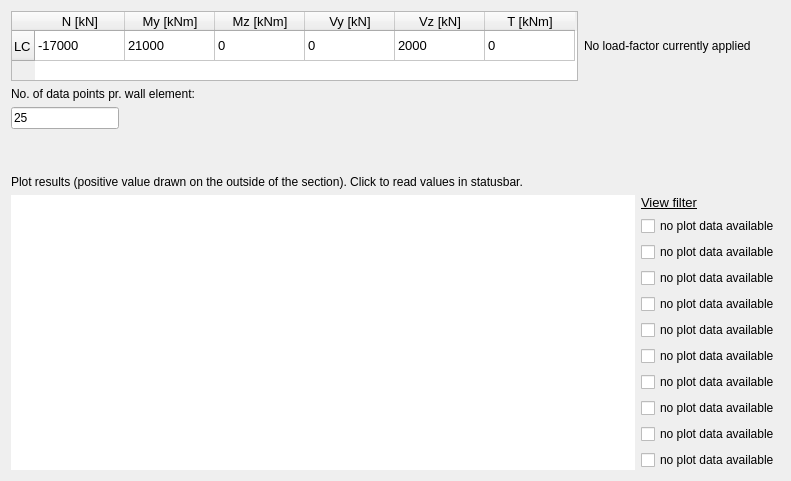
        <widget class="QWidget" name="tab_loading">
         <attribute name="title">
          <string>Loading &amp;&amp; Results</string>
         </attribute>
         <layout class="QVBoxLayout" name="verticalLayout_7">
          <item>
           <layout class="QVBoxLayout" name="verticalLayout_6">
            <item>
             <layout class="QHBoxLayout" name="horizontalLayout_2">
              <item>
               <widget class="QTableWidget" name="SectionForces_tableWidget">
                <property name="sizePolicy">
                 <sizepolicy hsizetype="Expanding" vsizetype="Fixed">
                  <horstretch>0</horstretch>
                  <verstretch>0</verstretch>
                 </sizepolicy>
                </property>
                <property name="font">
                 <font>
                  <pointsize>10</pointsize>
                 </font>
                </property>
                <property name="sizeAdjustPolicy">
                 <enum>QAbstractScrollArea::AdjustToContents</enum>
                </property>
                <attribute name="horizontalHeaderDefaultSectionSize">
                 <number>90</number>
                </attribute>
                <row>
                 <property name="text">
                  <string>LC</string>
                 </property>
                </row>
                <column>
                 <property name="text">
                  <string>N [kN]</string>
                 </property>
                </column>
                <column>
                 <property name="text">
                  <string>My [kNm]</string>
                 </property>
                </column>
                <column>
                 <property name="text">
                  <string>Mz [kNm]</string>
                 </property>
                </column>
                <column>
                 <property name="text">
                  <string>Vy [kN]</string>
                 </property>
                </column>
                <column>
                 <property name="text">
                  <string>Vz [kN]</string>
                 </property>
                </column>
                <column>
                 <property name="text">
                  <string>T [kNm]</string>
                 </property>
                </column>
                <item row="0" column="0">
                 <property name="text">
                  <string>-17000</string>
                 </property>
                </item>
                <item row="0" column="1">
                 <property name="text">
                  <string>21000</string>
                 </property>
                </item>
                <item row="0" column="2">
                 <property name="text">
                  <string>0</string>
                 </property>
                </item>
                <item row="0" column="3">
                 <property name="text">
                  <string>0</string>
                 </property>
                </item>
                <item row="0" column="4">
                 <property name="text">
                  <string>2000</string>
                 </property>
                </item>
                <item row="0" column="5">
                 <property name="text">
                  <string>0</string>
                 </property>
                </item>
               </widget>
              </item>
              <item>
               <widget class="QLabel" name="load_fac_label">
                <property name="font">
                 <font>
                  <pointsize>9</pointsize>
                 </font>
                </property>
                <property name="text">
                 <string>No load-factor currently applied</string>
                </property>
               </widget>
              </item>
              <item>
               <spacer name="horizontalSpacer_4">
                <property name="orientation">
                 <enum>Qt::Horizontal</enum>
                </property>
                <property name="sizeHint" stdset="0">
                 <size>
                  <width>40</width>
                  <height>20</height>
                 </size>
                </property>
               </spacer>
              </item>
             </layout>
            </item>
            <item>
             <widget class="QLabel" name="label_5">
              <property name="font">
               <font>
                <pointsize>9</pointsize>
               </font>
              </property>
              <property name="text">
               <string>No. of data points pr. wall element:</string>
              </property>
             </widget>
            </item>
            <item>
             <widget class="QLineEdit" name="lineEdit_wallNodeN">
              <property name="sizePolicy">
               <sizepolicy hsizetype="Fixed" vsizetype="Fixed">
                <horstretch>0</horstretch>
                <verstretch>0</verstretch>
               </sizepolicy>
              </property>
              <property name="font">
               <font>
                <pointsize>9</pointsize>
               </font>
              </property>
              <property name="text">
               <string>25</string>
              </property>
             </widget>
            </item>
            <item>
             <spacer name="verticalSpacer_2">
              <property name="orientation">
               <enum>Qt::Vertical</enum>
              </property>
              <property name="sizeType">
               <enum>QSizePolicy::Minimum</enum>
              </property>
              <property name="sizeHint" stdset="0">
               <size>
                <width>20</width>
                <height>40</height>
               </size>
              </property>
             </spacer>
            </item>
            <item>
             <widget class="QLabel" name="label_16">
              <property name="font">
               <font>
                <pointsize>9</pointsize>
               </font>
              </property>
              <property name="text">
               <string>Plot results (positive value drawn on the outside of the section). Click to read values in statusbar.</string>
              </property>
             </widget>
            </item>
            <item>
             <layout class="QHBoxLayout" name="horizontalLayout_4">
              <item>
               <widget class="MyResultView" name="graphicsViewResults">
                <property name="frameShape">
                 <enum>QFrame::NoFrame</enum>
                </property>
               </widget>
              </item>
              <item>
               <layout class="QVBoxLayout" name="vLayout_view_filter">
                <item>
                 <widget class="QLabel" name="label_25">
                  <property name="sizePolicy">
                   <sizepolicy hsizetype="Preferred" vsizetype="Fixed">
                    <horstretch>0</horstretch>
                    <verstretch>0</verstretch>
                   </sizepolicy>
                  </property>
                  <property name="text">
                   <string>&lt;html&gt;&lt;head/&gt;&lt;body&gt;&lt;p&gt;&lt;span style=&quot; font-size:10pt; text-decoration: underline;&quot;&gt;View filter&lt;/span&gt;&lt;/p&gt;&lt;/body&gt;&lt;/html&gt;</string>
                  </property>
                 </widget>
                </item>
                <item>
                 <widget class="QCheckBox" name="checkBox_plot1">
                  <property name="text">
                   <string>no plot data available</string>
                  </property>
                  <property name="checked">
                   <bool>false</bool>
                  </property>
                 </widget>
                </item>
                <item>
                 <widget class="QCheckBox" name="checkBox_plot2">
                  <property name="text">
                   <string>no plot data available</string>
                  </property>
                  <property name="checked">
                   <bool>false</bool>
                  </property>
                 </widget>
                </item>
                <item>
                 <widget class="QCheckBox" name="checkBox_plot3">
                  <property name="text">
                   <string>no plot data available</string>
                  </property>
                  <property name="checked">
                   <bool>false</bool>
                  </property>
                 </widget>
                </item>
                <item>
                 <widget class="QCheckBox" name="checkBox_plot4">
                  <property name="text">
                   <string>no plot data available</string>
                  </property>
                  <property name="checked">
                   <bool>false</bool>
                  </property>
                 </widget>
                </item>
                <item>
                 <widget class="QCheckBox" name="checkBox_plot5">
                  <property name="text">
                   <string>no plot data available</string>
                  </property>
                  <property name="checked">
                   <bool>false</bool>
                  </property>
                 </widget>
                </item>
                <item>
                 <widget class="QCheckBox" name="checkBox_plot6">
                  <property name="text">
                   <string>no plot data available</string>
                  </property>
                 </widget>
                </item>
                <item>
                 <widget class="QCheckBox" name="checkBox_plot7">
                  <property name="text">
                   <string>no plot data available</string>
                  </property>
                 </widget>
                </item>
                <item>
                 <widget class="QCheckBox" name="checkBox_plot8">
                  <property name="text">
                   <string>no plot data available</string>
                  </property>
                 </widget>
                </item>
                <item>
                 <widget class="QCheckBox" name="checkBox_plot9">
                  <property name="text">
                   <string>no plot data available</string>
                  </property>
                 </widget>
                </item>
                <item>
                 <widget class="QCheckBox" name="checkBox_plot10">
                  <property name="text">
                   <string>no plot data available</string>
                  </property>
                 </widget>
                </item>
               </layout>
              </item>
             </layout>
            </item>
           </layout>
          </item>
         </layout>
        </widget>
